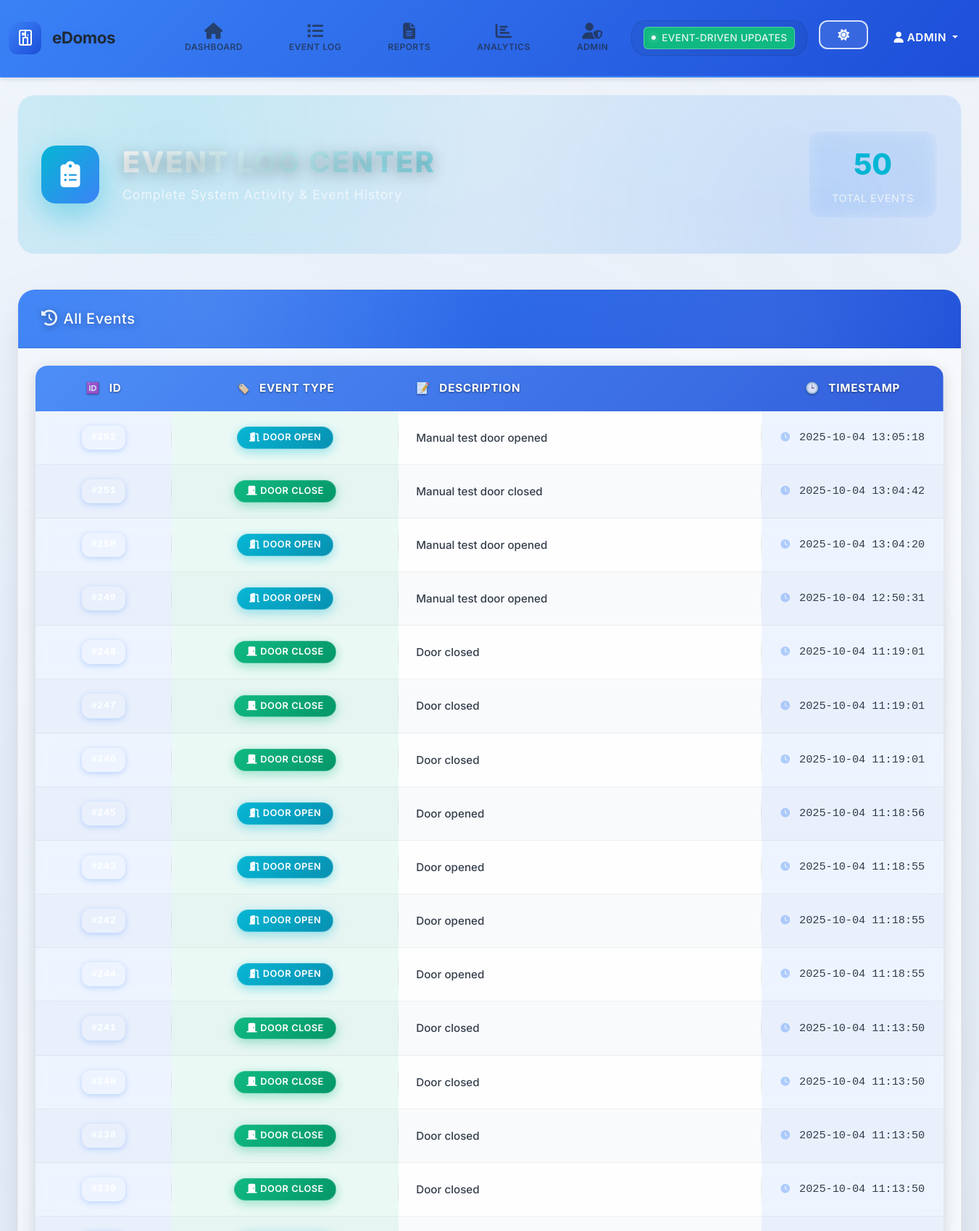
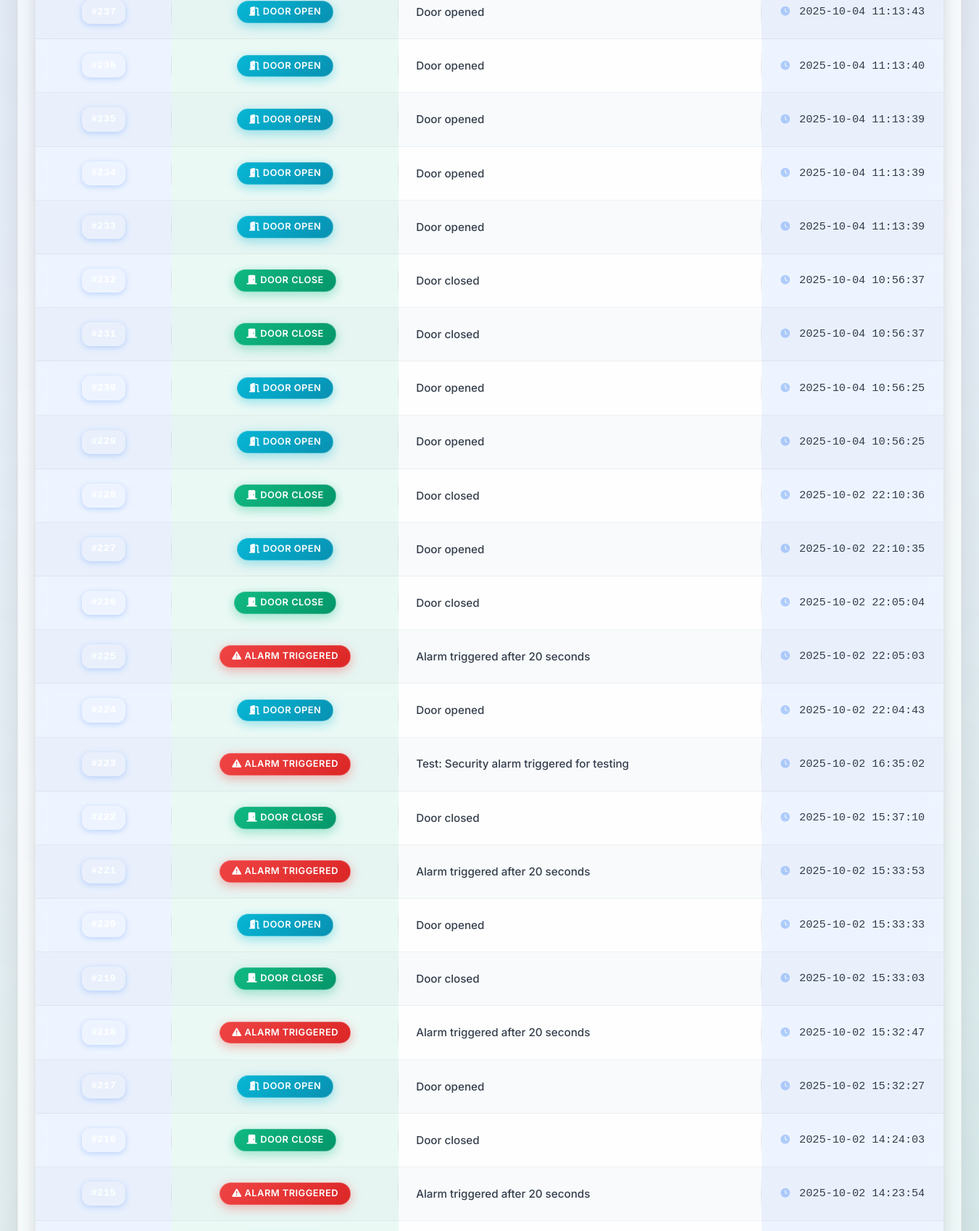
The page /event-log (signed in, upper part) on the database its author committed (2 pictures, top to bottom).
### models.py (models this page shows, shortened)
class User(UserMixin, db.Model):
    id = db.Column(db.Integer, primary_key=True)
    username = db.Column(db.String(80), unique=True, nullable=False)
    password_hash = db.Column(db.String(128), nullable=False)
    is_admin = db.Column(db.Boolean, default=False)
    permissions = db.Column(db.String(200), default="dashboard")  # Comma-separated list

class EventLog(db.Model):
    id = db.Column(db.Integer, primary_key=True)
    event_type = db.Column(db.String(50), nullable=False)  # 'door_open', 'door_close', 'alarm_triggered', 'setting_changed'
    description = db.Column(db.Text)
    timestamp = db.Column(db.DateTime, default=datetime.utcnow)

### app.py (the view)
@app.route('/event-log')
@login_required
def event_log():
    if 'event_log' not in current_user.permissions.split(','):
        return redirect(url_for('dashboard'))
    page = request.args.get('page', 1, type=int)
    per_page = 50
    events = EventLog.query.order_by(EventLog.timestamp.desc()).paginate(
        page=page, per_page=per_page, error_out=False)
    return render_template('event_log.html',
        events=events.items,
        pagination=events,
        permissions=current_user.permissions.split(',')
    )

### app.py (called while the page is built)
@login_manager.user_loader
def load_user(user_id):
    return User.query.get(int(user_id))

### templates/event_log.html (shortened to what this page needs)
{% extends "base.html" %}
{% block content %}
<div class="container-fluid">
    <div class="event-log-header-section">
        <div class="event-header-content">
            <div class="event-icon">
                <i class="fas fa-clipboard-list"></i>
            </div>
            <div class="event-title-section">
                <h1 class="event-title">EVENT LOG CENTER</h1>
                <p class="event-subtitle">Complete System Activity & Event History</p>
            </div>
            <div class="event-stats">
                <div class="event-stat-item">
                    <span class="event-stat-number">{{ events|length }}</span>
                    <span class="event-stat-label">Total Events</span>
                </div>
            </div>
        </div>
    </div>
    <div class="row">
        <div class="col-12">
            <div class="card event-log-main-card">
                <div class="card-header event-log-header">
                    <h5 class="mb-0"><i class="fas fa-history me-2"></i>All Events</h5>
                </div>
                <div class="card-body event-log-body">
                    <div class="table-responsive event-table-container">
                        <table id="eventsTable">
                            <thead>
                                <tr>
                                    <th>ID</th>
                                    <th>Event Type</th>
                                    <th>Description</th>
                                    <th>Timestamp</th>
                                </tr>
                            </thead>
                            <tbody id="eventTableBody">
                                {% if events %}
                                    {% for event in events %}
                                    <tr data-event-id="{{ event.id }}">
                                        <td><span class="event-id">#{{ event.id }}</span></td>
                                        <td>
                                            {% if event.event_type == 'door_open' %}
                                            <span class="badge bg-info"><i class="fas fa-door-open me-1"></i>Door Open</span>
                                            {% elif event.event_type == 'door_close' %}
                                            <span class="badge bg-success"><i class="fas fa-door-closed me-1"></i>Door Close</span>
                                            {% elif event.event_type == 'alarm_triggered' %}
                                            <span class="badge bg-danger"><i class="fas fa-exclamation-triangle me-1"></i>Alarm Triggered</span>
                                            {% else %}
                                            <span class="badge bg-secondary"><i class="fas fa-info-circle me-1"></i>{{ event.event_type.replace('_', ' ').title() }}</span>
                                            {% endif %}
                                        </td>
                                        <td class="event-description">{{ event.description }}</td>
                                        <td class="event-timestamp">
                                            <i class="fas fa-clock me-1 opacity-50"></i>
                                            {{ event.timestamp.strftime('%Y-%m-%d %H:%M:%S') }}
                                        </td>
                                    </tr>
                                    {% endfor %}
                                {% endif %}
                            </tbody>
                        </table>
                </div>
            </div>
        </div>
    </div>
</div>
{% endblock %}

### templates/base.html (shortened to what this page needs)
<!DOCTYPE html>
<html lang="en">
<head>
    <link href="https://cdn.jsdelivr.net/npm/bootstrap@5.3.0/dist/css/bootstrap.min.css" rel="stylesheet">
    <link href="https://cdnjs.cloudflare.com/ajax/libs/font-awesome/6.4.0/css/all.min.css" rel="stylesheet">
    <link rel="stylesheet" href="{{ url_for('static', filename='css/modern.css') }}">
</head>
<body>
    {% if current_user.is_authenticated %}
    <nav class="navbar navbar-expand-lg navbar-dark bg-primary professional-nav">
        <div class="container-fluid">
            <a class="navbar-brand professional-brand" href="{{ url_for('dashboard') }}">
                <div class="brand-logo">
                </div>
                <div class="brand-text">
                    <span class="brand-main">eDomos</span>
                </div>
            </a>
            <div class="collapse navbar-collapse" id="navbarNav">
                <ul class="navbar-nav me-auto d-flex justify-content-start">
                    {% if 'dashboard' in permissions %}
                    <li class="nav-item mx-2">
                        <a class="nav-link nav-link-vertical" href="{{ url_for('dashboard') }}">
                            <i class="fas fa-home nav-icon"></i>
                            <span class="nav-text">Dashboard</span>
                        </a>
                    </li>
                    {% endif %}
                    {% if 'event_log' in permissions %}
                    <li class="nav-item mx-2">
                        <a class="nav-link nav-link-vertical" href="{{ url_for('event_log') }}">
                            <i class="fas fa-list nav-icon"></i>
                            <span class="nav-text">Event Log</span>
                        </a>
                    </li>
                    {% endif %}
                    {% if 'report' in permissions %}
                    <li class="nav-item mx-2">
                        <a class="nav-link nav-link-vertical" href="{{ url_for('reports') }}">
                            <i class="fas fa-file-alt nav-icon"></i>
                            <span class="nav-text">Reports</span>
                        </a>
                    </li>
                    {% endif %}
                    {% if 'analytics' in permissions %}
                    <li class="nav-item mx-2">
                        <a class="nav-link nav-link-vertical" href="{{ url_for('analytics') }}">
                            <i class="fas fa-chart-bar nav-icon"></i>
                            <span class="nav-text">Analytics</span>
                        </a>
                    </li>
                    {% endif %}
                    {% if current_user.is_admin or 'admin' in permissions %}
                    <li class="nav-item mx-2">
                        <a class="nav-link nav-link-vertical" href="{{ url_for('admin_panel') }}">
                            <i class="fas fa-user-shield nav-icon"></i>
                            <span class="nav-text">Admin</span>
                        </a>
                    </li>
                    {% endif %}
                </ul>
                <ul class="navbar-nav">
                    <li class="nav-item me-3">
                        <div class="system-health-indicator">
                            <div class="health-status" id="systemHealth">
                                <div class="health-dot online"></div>
                                <span class="health-text">Event-Driven Updates</span>
                            </div>
                        </div>
                    </li>
                    <li class="nav-item me-3">
                        <button class="btn btn-outline-light btn-sm theme-toggle-btn" id="themeToggle" onclick="toggleTheme()">
                        </button>
                    </li>
                    <li class="nav-item dropdown">
                        <a class="nav-link dropdown-toggle" href="#" id="userDropdown" role="button" data-bs-toggle="dropdown">
                            <i class="fas fa-user"></i> {{ current_user.username }}
                        </a>
                    </li>
                </ul>
            </div>
        </div>
    </nav>
    {% endif %}
    <main class="container-fluid mt-4">
        {% block content %}{% endblock %}
    </main>
</body>
</html>

### rows shown on the page
User: username "ADMIN"
EventLog: event_type "door_open" (drawn), description "Manual test door opened", timestamp "2025-10-04 13:05:18"
EventLog: event_type "door_close" (drawn), description "Manual test door closed", timestamp "2025-10-04 13:04:42"
EventLog: event_type "door_open" (drawn), description "Manual test door opened", timestamp "2025-10-04 13:04:20"
EventLog: event_type "door_open" (drawn), description "Manual test door opened", timestamp "2025-10-04 12:50:31"
EventLog: event_type "door_close" (drawn), description "Door closed", timestamp "2025-10-04 11:19:01"
EventLog: event_type "door_close" (drawn), description "Door closed", timestamp "2025-10-04 11:19:01"
EventLog: event_type "door_close" (drawn), description "Door closed", timestamp "2025-10-04 11:19:01"
EventLog: event_type "door_open" (drawn), description "Door opened", timestamp "2025-10-04 11:18:56"
EventLog: event_type "door_open" (drawn), description "Door opened", timestamp "2025-10-04 11:18:55"
EventLog: event_type "door_open" (drawn), description "Door opened", timestamp "2025-10-04 11:18:55"
EventLog: event_type "door_open" (drawn), description "Door opened", timestamp "2025-10-04 11:18:55"
EventLog: event_type "door_close" (drawn), description "Door closed", timestamp "2025-10-04 11:13:50"
EventLog: event_type "door_close" (drawn), description "Door closed", timestamp "2025-10-04 11:13:50"
EventLog: event_type "door_close" (drawn), description "Door closed", timestamp "2025-10-04 11:13:50"
EventLog: event_type "door_close" (drawn), description "Door closed", timestamp "2025-10-04 11:13:50"
EventLog: event_type "door_open" (drawn), description "Door opened", timestamp "2025-10-04 11:13:43"
EventLog: event_type "door_open" (drawn), description "Door opened", timestamp "2025-10-04 11:13:40"
EventLog: event_type "door_open" (drawn), description "Door opened", timestamp "2025-10-04 11:13:39"
EventLog: event_type "door_open" (drawn), description "Door opened", timestamp "2025-10-04 11:13:39"
EventLog: event_type "door_open" (drawn), description "Door opened", timestamp "2025-10-04 11:13:39"
EventLog: event_type "door_close" (drawn), description "Door closed", timestamp "2025-10-04 10:56:37"
EventLog: event_type "door_close" (drawn), description "Door closed", timestamp "2025-10-04 10:56:37"
EventLog: event_type "door_open" (drawn), description "Door opened", timestamp "2025-10-04 10:56:25"
EventLog: event_type "door_open" (drawn), description "Door opened", timestamp "2025-10-04 10:56:25"
EventLog: event_type "door_close" (drawn), description "Door closed", timestamp "2025-10-02 22:10:36"
EventLog: event_type "door_open" (drawn), description "Door opened", timestamp "2025-10-02 22:10:35"
EventLog: event_type "door_close" (drawn), description "Door closed", timestamp "2025-10-02 22:05:04"
EventLog: event_type "alarm_triggered" (drawn), description "Alarm triggered after 20 seconds", timestamp "2025-10-02 22:05:03"
EventLog: event_type "door_open" (drawn), description "Door opened", timestamp "2025-10-02 22:04:43"
EventLog: event_type "alarm_triggered" (drawn), description "Test: Security alarm triggered for testing", timestamp "2025-10-02 16:35:02"
EventLog: event_type "door_close" (drawn), description "Door closed", timestamp "2025-10-02 15:37:10"
EventLog: event_type "alarm_triggered" (drawn), description "Alarm triggered after 20 seconds", timestamp "2025-10-02 15:33:53"
EventLog: event_type "door_open" (drawn), description "Door opened", timestamp "2025-10-02 15:33:33"
EventLog: event_type "door_close" (drawn), description "Door closed", timestamp "2025-10-02 15:33:03"
EventLog: event_type "alarm_triggered" (drawn), description "Alarm triggered after 20 seconds", timestamp "2025-10-02 15:32:47"
EventLog: event_type "door_open" (drawn), description "Door opened", timestamp "2025-10-02 15:32:27"
EventLog: event_type "door_close" (drawn), description "Door closed", timestamp "2025-10-02 14:24:03"
EventLog: event_type "alarm_triggered" (drawn), description "Alarm triggered after 20 seconds", timestamp "2025-10-02 14:23:54"

### other values the page prints
{{ events|length }} "50"
